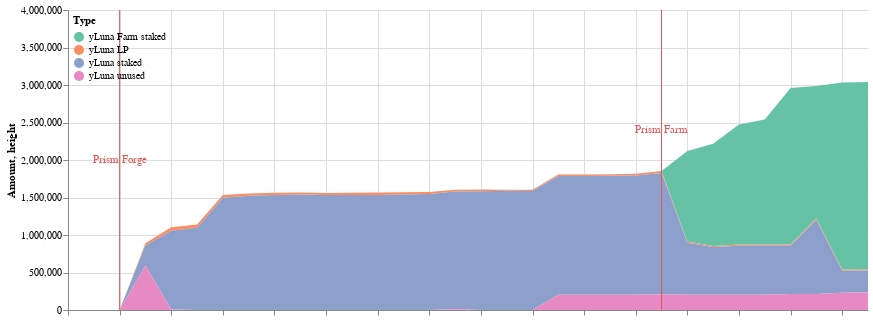

Notebook code for this chart:
### Markdown cell above
## All deltas

### Code cell
all_deltas = ydp.asset_used.append(ydp.asset_unused)
all_deltas = ydp.fill_date_gaps(all_deltas, ['2022-02-11','2022-02-12','2022-02-13'])
c1 = cp.get_yluna_time_area_chart(all_deltas, 
               alt.Scale(scheme='set2'),
               min_date = all_deltas.Time.min(),
               max_date = all_deltas.Time.max(),
               top_padding = 1500000
        )

c2 = alt.Chart(ydp.dates_to_mark).mark_rule(color='#e45756').encode(
    x=alt.X('date'+':T',axis=alt.Axis(labels=False,title=''))
)

c3 = alt.Chart(ydp.dates_to_mark).mark_text(
    color='#e45756',
    angle=0
).encode(
    x=alt.X('text_date'+':T',axis=alt.Axis(labels=False,title='')),
    y='height',
    text='text'
)

(c1 + c2 + c3).properties(width=800).configure_view(strokeOpacity=0)

### Figure 1 — Vega-Lite specification as saved in the notebook (floating-point values rounded to 4 significant figures)
{"config": {"view": {"continuousWidth": 400, "continuousHeight": 300, "strokeOpacity": 0}}, "layer": [{"data": {"name": "data-22a28272d163cb8396f19b7b767f7be9"}, "mark": "area", "encoding": {"color": {"field": "Type", "legend": {"direction": "vertical", "legendY": 0, "orient": "none", "padding": 5}, "scale": {"scheme": "set2"}, "type": "nominal"}, "tooltip": [{"field": "Time", "format": "%Y-%m-%d", "type": "temporal"}, {"field": "Type", "type": "nominal"}, {"field": "Amount (millions)", "type": "nominal"}], "x": {"field": "Time", "scale": {"domain": ["2022-02-11", "2022-03-14"]}, "type": "temporal"}, "y": {"field": "Amount", "scale": {"domain": [0, 3998000.0]}, "type": "quantitative"}}}, {"data": {"name": "data-bf69e67827aa5ed7d9d532afa84e7b5c"}, "mark": {"type": "rule", "color": "#e45756"}, "encoding": {"x": {"axis": {"labels": false, "title": ""}, "field": "date", "type": "temporal"}}}, {"data": {"name": "data-bf69e67827aa5ed7d9d532afa84e7b5c"}, "mark": {"type": "text", "angle": 0, "color": "#e45756"}, "encoding": {"text": {"field": "text", "type": "nominal"}, "x": {"axis": {"labels": false, "title": ""}, "field": "text_date", "type": "temporal"}, "y": {"field": "height", "type": "quantitative"}}}], "width": 800, "$schema": "https://vega.github.io/schema/vega-lite/v4.17.0.json", "datasets": {"data-22a28272d163cb8396f19b7b767f7be9": [{"Time": "2022-02-14", "Amount signed": 31760.0, "Amount": 31760.0, "Type": "yLuna LP", "Amount (millions)": "0.03M"}, {"Time": "2022-02-15", "Amount signed": 15290.0, "Amount": 47050.0, "Type": "yLuna LP", "Amount (millions)": "0.05M"}, {"Time": "2022-02-16", "Amount signed": -3950.0, "Amount": 43100.0, "Type": "yLuna LP", "Amount (millions)": "0.04M"}, {"Time": "2022-02-17", "Amount signed": -6835.0, "Amount": 36270.0, "Type": "yLuna LP", "Amount (millions)": "0.04M"}, {"Time": "2022-02-18", "Amount signed": -7339.0, "Amount": 28930.0, "Type": "yLuna LP", "Amount (millions)": "0.03M"}, {"Time": "2022-02-19", "Amount signed": 337.5, "Amount": 29270.0, "Type": "yLuna LP", "Amount (millions)": "0.03M"}, {"Time": "2022-02-20", "Amount signed": -1702.0, "Amount": 27560.0, "Type": "yLuna LP", "Amount (millions)": "0.03M"}, {"Time": "2022-02-21", "Amount signed": -1555.0, "Amount": 26010.0, "Type": "yLuna LP", "Amount (millions)": "0.03M"}, {"Time": "2022-02-22", "Amount signed": 3529.0, "Amount": 29540.0, "Type": "yLuna LP", "Amount (millions)": "0.03M"}, {"Time": "2022-02-23", "Amount signed": 5291.0, "Amount": 34830.0, "Type": "yLuna LP", "Amount (millions)": "0.03M"}, {"Time": "2022-02-24", "Amount signed": -6881.0, "Amount": 27950.0, "Type": "yLuna LP", "Amount (millions)": "0.03M"}, {"Time": "2022-02-25", "Amount signed": -2172.0, "Amount": 25770.0, "Type": "yLuna LP", "Amount (millions)": "0.03M"}, {"Time": "2022-02-26", "Amount signed": -2032.0, "Amount": 23740.0, "Type": "yLuna LP", "Amount (millions)": "0.02M"}, {"Time": "2022-02-27", "Amount signed": -2167.0, "Amount": 21580.0, "Type": "yLuna LP", "Amount (millions)": "0.02M"}, {"Time": "2022-02-28", "Amount signed": -6805.0, "Amount": 14770.0, "Type": "yLuna LP", "Amount (millions)": "0.01M"}, {"Time": "2022-03-01", "Amount signed": 1266.0, "Amount": 16040.0, "Type": "yLuna LP", "Amount (millions)": "0.02M"}, {"Time": "2022-03-02", "Amount signed": 1194.0, "Amount": 17230.0, "Type": "yLuna LP", "Amount (millions)": "0.02M"}, {"Time": "2022-03-03", "Amount signed": 1485.0, "Amount": 18710.0, "Type": "yLuna LP", "Amount (millions)": "0.02M"}, {"Time": "2022-03-04", "Amount signed": 900.4, "Amount": 19620.0, "Type": "yLuna LP", "Amount (millions)": "0.02M"}, {"Time": "2022-03-05", "Amount signed": 2973.0, "Amount": 22590.0, "Type": "yLuna LP", "Amount (millions)": "0.02M"}, {"Time": "2022-03-06", "Amount signed": 1880.0, "Amount": 24470.0, "Type": "yLuna LP", "Amount (millions)": "0.02M"}, {"Time": "2022-03-07", "Amount signed": -9021.0, "Amount": 15450.0, "Type": "yLuna LP", "Amount (millions)": "0.02M"}, {"Time": "2022-03-08", "Amount signed": -254.8, "Amount": 15190.0, "Type": "yLuna LP", "Amount (millions)": "0.02M"}, {"Time": "2022-03-09", "Amount signed": 238.1, "Amount": 15430.0, "Type": "yLuna LP", "Amount (millions)": "0.02M"}, {"Time": "2022-03-10", "Amount signed": -356.0, "Amount": 15080.0, "Type": "yLuna LP", "Amount (millions)": "0.02M"}, {"Time": "2022-03-11", "Amount signed": 551.2, "Amount": 15630.0, "Type": "yLuna LP", "Amount (millions)": "0.02M"}, {"Time": "2022-03-12", "Amount signed": 264.2, "Amount": 15890.0, "Type": "yLuna LP", "Amount (millions)": "0.02M"}, {"Time": "2022-03-13", "Amount signed": 558.0, "Amount": 16450.0, "Type": "yLuna LP", "Amount (millions)": "0.02M"}, {"Time": "2022-03-14", "Amount signed": 42.21, "Amount": 16490.0, "Type": "yLuna LP", "Amount (millions)": "0.02M"}, {"Time": "2022-02-14", "Amount signed": 264000.0, "Amount": 264000.0, "Type": "yLuna staked", "Amount (millions)": "0.26M"}, {"Time": "2022-02-15", "Amount signed": 785400.0, "Amount": 1049000.0, "Type": "yLuna staked", "Amount (millions)": "1.05M"}, {"Time": "2022-02-16", "Amount signed": 48820.0, "Amount": 1098000.0, "Type": "yLuna staked", "Amount (millions)": "1.1M"}, {"Time": "2022-02-17", "Amount signed": 398600.0, "Amount": 1497000.0, "Type": "yLuna staked", "Amount (millions)": "1.5M"}, {"Time": "2022-02-18", "Amount signed": 26480.0, "Amount": 1523000.0, "Type": "yLuna staked", "Amount (millions)": "1.52M"}, {"Time": "2022-02-19", "Amount signed": 9947.0, "Amount": 1533000.0, "Type": "yLuna staked", "Amount (millions)": "1.53M"}, {"Time": "2022-02-20", "Amount signed": 6690.0, "Amount": 1540000.0, "Type": "yLuna staked", "Amount (millions)": "1.54M"}, {"Time": "2022-02-21", "Amount signed": -5372.0, "Amount": 1534000.0, "Type": "yLuna staked", "Amount (millions)": "1.53M"}, {"Time": "2022-02-22", "Amount signed": -340.6, "Amount": 1534000.0, "Type": "yLuna staked", "Amount (millions)": "1.53M"}, {"Time": "2022-02-23", "Amount signed": -1892.0, "Amount": 1532000.0, "Type": "yLuna staked", "Amount (millions)": "1.53M"}, {"Time": "2022-02-24", "Amount signed": 9216.0, "Amount": 1541000.0, "Type": "yLuna staked", "Amount (millions)": "1.54M"}, {"Time": "2022-02-25", "Amount signed": 6565.0, "Amount": 1548000.0, "Type": "yLuna staked", "Amount (millions)": "1.55M"}, {"Time": "2022-02-26", "Amount signed": 21590.0, "Amount": 1570000.0, "Type": "yLuna staked", "Amount (millions)": "1.57M"}, {"Time": "2022-02-27", "Amount signed": 15350.0, "Amount": 1585000.0, "Type": "yLuna staked", "Amount (millions)": "1.58M"}, {"Time": "2022-02-28", "Amount signed": 5056.0, "Amount": 1590000.0, "Type": "yLuna staked", "Amount (millions)": "1.59M"}, {"Time": "2022-03-01", "Amount signed": -3479.0, "Amount": 1587000.0, "Type": "yLuna staked", "Amount (millions)": "1.59M"}, {"Time": "2022-03-02", "Amount signed": -801.9, "Amount": 1586000.0, "Type": "yLuna staked", "Amount (millions)": "1.59M"}, {"Time": "2022-03-03", "Amount signed": -37.23, "Amount": 1586000.0, "Type": "yLuna staked", "Amount (millions)": "1.59M"}, {"Time": "2022-03-04", "Amount signed": 980.6, "Amount": 1587000.0, "Type": "yLuna staked", "Amount (millions)": "1.59M"}, {"Time": "2022-03-05", "Amount signed": 5166.0, "Amount": 1592000.0, "Type": "yLuna staked", "Amount (millions)": "1.59M"}, {"Time": "2022-03-06", "Amount signed": 27690.0, "Amount": 1620000.0, "Type": "yLuna staked", "Amount (millions)": "1.62M"}, {"Time": "2022-03-07", "Amount signed": -924800.0, "Amount": 694700.0, "Type": "yLuna staked", "Amount (millions)": "0.69M"}, {"Time": "2022-03-08", "Amount signed": -58730.0, "Amount": 636000.0, "Type": "yLuna staked", "Amount (millions)": "0.64M"}, {"Time": "2022-03-09", "Amount signed": 17560.0, "Amount": 653500.0, "Type": "yLuna staked", "Amount (millions)": "0.65M"}, {"Time": "2022-03-10", "Amount signed": -361.7, "Amount": 653200.0, "Type": "yLuna staked", "Amount (millions)": "0.65M"}, {"Time": "2022-03-11", "Amount signed": -7392.0, "Amount": 645800.0, "Type": "yLuna staked", "Amount (millions)": "0.65M"}, {"Time": "2022-03-12", "Amount signed": 348800.0, "Amount": 994600.0, "Type": "yLuna staked", "Amount (millions)": "0.99M"}, {"Time": "2022-03-13", "Amount signed": -701200.0, "Amount": 293400.0, "Type": "yLuna staked", "Amount (millions)": "0.29M"}, {"Time": "2022-03-14", "Amount signed": 114.8, "Amount": 293600.0, "Type": "yLuna staked", "Amount (millions)": "0.29M"}, {"Time": "2022-03-07", "Amount signed": 1207000.0, "Amount": 1207000.0, "Type": "yLuna Farm staked", "Amount (millions)": "1.21M"}, {"Time": "2022-03-08", "Amount signed": 156200.0, "Amount": 1363000.0, "Type": "yLuna Farm staked", "Amount (millions)": "1.36M"}, {"Time": "2022-03-09", "Amount signed": 238400.0, "Amount": 1602000.0, "Type": "yLuna Farm staked", "Amount (millions)": "1.6M"}, {"Time": "2022-03-10", "Amount signed": 65680.0, "Amount": 1667000.0, "Type": "yLuna Farm staked", "Amount (millions)": "1.67M"}, {"Time": "2022-03-11", "Amount signed": 417700.0, "Amount": 2085000.0, "Type": "yLuna Farm staked", "Amount (millions)": "2.08M"}, {"Time": "2022-03-12", "Amount signed": -320300.0, "Amount": 1765000.0, "Type": "yLuna Farm staked", "Amount (millions)": "1.76M"}, {"Time": "2022-03-13", "Amount signed": 728400.0, "Amount": 2493000.0, "Type": "yLuna Farm staked", "Amount (millions)": "2.49M"}, {"Time": "2022-03-14", "Amount signed": 5336.0, "Amount": 2498000.0, "Type": "yLuna Farm staked", "Amount (millions)": "2.5M"}, {"Time": "2022-02-14", "Amount signed": 890600.0, "Amount": 594900.0, "Type": "yLuna unused", "Amount (millions)": "0.59M"}, {"Time": "2022-02-15", "Amount signed": 213600.0, "Amount": 7853.0, "Type": "yLuna unused", "Amount (millions)": "0.01M"}, {"Time": "2022-02-16", "Amount signed": 36280.0, "Amount": 0.0, "Type": "yLuna unused", "Amount (millions)": "0.0M"}, {"Time": "2022-02-17", "Amount signed": 390600.0, "Amount": 0.0, "Type": "yLuna unused", "Amount (millions)": "0.0M"}, {"Time": "2022-02-18", "Amount signed": 19640.0, "Amount": 0.0, "Type": "yLuna unused", "Amount (millions)": "0.0M"}, {"Time": "2022-02-19", "Amount signed": 9064.0, "Amount": 0.0, "Type": "yLuna unused", "Amount (millions)": "0.0M"}, {"Time": "2022-02-20", "Amount signed": 5244.0, "Amount": 0.0, "Type": "yLuna unused", "Amount (millions)": "0.0M"}, {"Time": "2022-02-21", "Amount signed": -5322.0, "Amount": 0.0, "Type": "yLuna unused", "Amount (millions)": "0.0M"}, {"Time": "2022-02-22", "Amount signed": 2106.0, "Amount": 0.0, "Type": "yLuna unused", "Amount (millions)": "0.0M"}, {"Time": "2022-02-23", "Amount signed": 4917.0, "Amount": 0.0, "Type": "yLuna unused", "Amount (millions)": "0.0M"}, {"Time": "2022-02-24", "Amount signed": 59.87, "Amount": 0.0, "Type": "yLuna unused", "Amount (millions)": "0.0M"}, {"Time": "2022-02-25", "Amount signed": 4428.0, "Amount": 0.0, "Type": "yLuna unused", "Amount (millions)": "0.0M"}, {"Time": "2022-02-26", "Amount signed": 32790.0, "Amount": 10630.0, "Type": "yLuna unused", "Amount (millions)": "0.01M"}, {"Time": "2022-02-27", "Amount signed": 862.6, "Amount": 0.0, "Type": "yLuna unused", "Amount (millions)": "0.0M"}, {"Time": "2022-02-28", "Amount signed": -740.1, "Amount": 0.0, "Type": "yLuna unused", "Amount (millions)": "0.0M"}, {"Time": "2022-03-01", "Amount signed": -406.1, "Amount": 1121.0, "Type": "yLuna unused", "Amount (millions)": "0.0M"}, {"Time": "2022-03-02", "Amount signed": 201300.0, "Amount": 202000.0, "Type": "yLuna unused", "Amount (millions)": "0.2M"}, {"Time": "2022-03-03", "Amount signed": 1108.0, "Amount": 201700.0, "Type": "yLuna unused", "Amount (millions)": "0.2M"}, {"Time": "2022-03-04", "Amount signed": 2958.0, "Amount": 202800.0, "Type": "yLuna unused", "Amount (millions)": "0.2M"}, {"Time": "2022-03-05", "Amount signed": 8203.0, "Amount": 202800.0, "Type": "yLuna unused", "Amount (millions)": "0.2M"}, {"Time": "2022-03-06", "Amount signed": 35120.0, "Amount": 208400.0, "Type": "yLuna unused", "Amount (millions)": "0.21M"}, {"Time": "2022-03-07", "Amount signed": 267300.0, "Amount": 202600.0, "Type": "yLuna unused", "Amount (millions)": "0.2M"}, {"Time": "2022-03-08", "Amount signed": 97090.0, "Amount": 202400.0, "Type": "yLuna unused", "Amount (millions)": "0.2M"}, {"Time": "2022-03-09", "Amount signed": 257800.0, "Amount": 204000.0, "Type": "yLuna unused", "Amount (millions)": "0.2M"}, {"Time": "2022-03-10", "Amount signed": 65280.0, "Amount": 204300.0, "Type": "yLuna unused", "Amount (millions)": "0.2M"}, {"Time": "2022-03-11", "Amount signed": 418900.0, "Amount": 212300.0, "Type": "yLuna unused", "Amount (millions)": "0.21M"}, {"Time": "2022-03-12", "Amount signed": 29130.0, "Amount": 212700.0, "Type": "yLuna unused", "Amount (millions)": "0.21M"}, {"Time": "2022-03-13", "Amount signed": 43900.0, "Amount": 228800.0, "Type": "yLuna unused", "Amount (millions)": "0.23M"}, {"Time": "2022-03-14", "Amount signed": 9089.0, "Amount": 232400.0, "Type": "yLuna unused", "Amount (millions)": "0.23M"}, {"Time": "2022-02-11", "Amount signed": 0.0, "Amount": 0.0, "Type": "yLuna LP", "Amount (millions)": "0.0M"}, {"Time": "2022-02-12", "Amount signed": 0.0, "Amount": 0.0, "Type": "yLuna LP", "Amount (millions)": "0.0M"}, {"Time": "2022-02-13", "Amount signed": 0.0, "Amount": 0.0, "Type": "yLuna LP", "Amount (millions)": "0.0M"}, {"Time": "2022-02-11", "Amount signed": 0.0, "Amount": 0.0, "Type": "yLuna staked", "Amount (millions)": "0.0M"}, {"Time": "2022-02-12", "Amount signed": 0.0, "Amount": 0.0, "Type": "yLuna staked", "Amount (millions)": "0.0M"}, {"Time": "2022-02-13", "Amount signed": 0.0, "Amount": 0.0, "Type": "yLuna staked", "Amount (millions)": "0.0M"}, {"Time": "2022-02-14", "Amount signed": 0.0, "Amount": 0.0, "Type": "yLuna Farm staked", "Amount (millions)": "0.0M"}, {"Time": "2022-02-15", "Amount signed": 0.0, "Amount": 0.0, "Type": "yLuna Farm staked", "Amount (millions)": "0.0M"}, {"Time": "2022-02-16", "Amount signed": 0.0, "Amount": 0.0, "Type": "yLuna Farm staked", "Amount (millions)": "0.0M"}, {"Time": "2022-02-17", "Amount signed": 0.0, "Amount": 0.0, "Type": "yLuna Farm staked", "Amount (millions)": "0.0M"}, {"Time": "2022-02-18", "Amount signed": 0.0, "Amount": 0.0, "Type": "yLuna Farm staked", "Amount (millions)": "0.0M"}, {"Time": "2022-02-19", "Amount signed": 0.0, "Amount": 0.0, "Type": "yLuna Farm staked", "Amount (millions)": "0.0M"}, {"Time": "2022-02-20", "Amount signed": 0.0, "Amount": 0.0, "Type": "yLuna Farm staked", "Amount (millions)": "0.0M"}, {"Time": "2022-02-21", "Amount signed": 0.0, "Amount": 0.0, "Type": "yLuna Farm staked", "Amount (millions)": "0.0M"}, {"Time": "2022-02-22", "Amount signed": 0.0, "Amount": 0.0, "Type": "yLuna Farm staked", "Amount (millions)": "0.0M"}, {"Time": "2022-02-23", "Amount signed": 0.0, "Amount": 0.0, "Type": "yLuna Farm staked", "Amount (millions)": "0.0M"}, {"Time": "2022-02-24", "Amount signed": 0.0, "Amount": 0.0, "Type": "yLuna Farm staked", "Amount (millions)": "0.0M"}, {"Time": "2022-02-25", "Amount signed": 0.0, "Amount": 0.0, "Type": "yLuna Farm staked", "Amount (millions)": "0.0M"}, {"Time": "2022-02-26", "Amount signed": 0.0, "Amount": 0.0, "Type": "yLuna Farm staked", "Amount (millions)": "0.0M"}, {"Time": "2022-02-27", "Amount signed": 0.0, "Amount": 0.0, "Type": "yLuna Farm staked", "Amount (millions)": "0.0M"}, {"Time": "2022-02-28", "Amount signed": 0.0, "Amount": 0.0, "Type": "yLuna Farm staked", "Amount (millions)": "0.0M"}, {"Time": "2022-03-01", "Amount signed": 0.0, "Amount": 0.0, "Type": "yLuna Farm staked", "Amount (millions)": "0.0M"}, {"Time": "2022-03-02", "Amount signed": 0.0, "Amount": 0.0, "Type": "yLuna Farm staked", "Amount (millions)": "0.0M"}, {"Time": "2022-03-03", "Amount signed": 0.0, "Amount": 0.0, "Type": "yLuna Farm staked", "Amount (millions)": "0.0M"}, {"Time": "2022-03-04", "Amount signed": 0.0, "Amount": 0.0, "Type": "yLuna Farm staked", "Amount (millions)": "0.0M"}, {"Time": "2022-03-05", "Amount signed": 0.0, "Amount": 0.0, "Type": "yLuna Farm staked", "Amount (millions)": "0.0M"}, {"Time": "2022-03-06", "Amount signed": 0.0, "Amount": 0.0, "Type": "yLuna Farm staked", "Amount (millions)": "0.0M"}, {"Time": "2022-02-11", "Amount signed": 0.0, "Amount": 0.0, "Type": "yLuna Farm staked", "Amount (millions)": "0.0M"}, {"Time": "2022-02-12", "Amount signed": 0.0, "Amount": 0.0, "Type": "yLuna Farm staked", "Amount (millions)": "0.0M"}, {"Time": "2022-02-13", "Amount signed": 0.0, "Amount": 0.0, "Type": "yLuna Farm staked", "Amount (millions)": "0.0M"}, {"Time": "2022-02-11", "Amount signed": 0.0, "Amount": 0.0, "Type": "yLuna unused", "Amount (millions)": "0.0M"}, {"Time": "2022-02-12", "Amount signed": 0.0, "Amount": 0.0, "Type": "yLuna unused", "Amount (millions)": "0.0M"}, {"Time": "2022-02-13", "Amount signed": 0.0, "Amount": 0.0, "Type": "yLuna unused", "Amount (millions)": "0.0M"}], "data-bf69e67827aa5ed7d9d532afa84e7b5c": [{"text_date": "2022-02-13", "date": "2022-02-13", "height": 2000000, "text": "Prism Forge"}, {"text_date": "2022-03-06", "date": "2022-03-06", "height": 2400000, "text": "Prism Farm"}]}}
